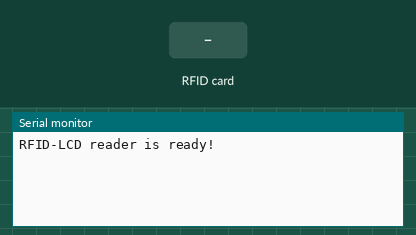
Recording of a sketch running on a simulated Arduino Uno, built with avr-gcc and run on an emulated ATmega328P. Shown: the last lines printed to the serial monitor. Inputs (shaded band) come from the test bench.

Above: at 1.2 s.
1.3 s: RFID card 10 77 4F A8 held to the reader
At 2.0 s:
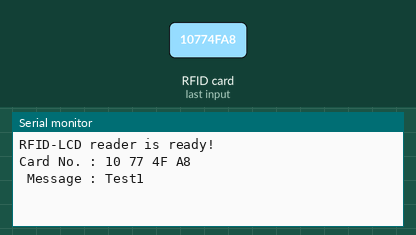
2.8 s: RFID card 46 DB 52 A3 held to the reader
At 5.5 s:
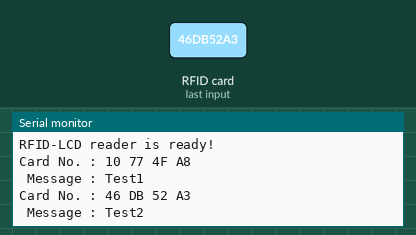
5.8 s: RFID card 5E 7A 19 C4 held to the reader
At 8.2 s:
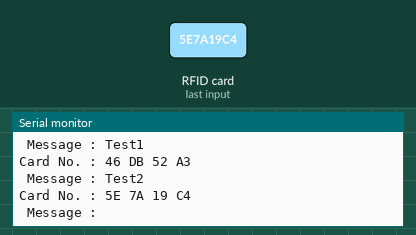

The sketch:

RFID_code2.ino
```cpp
//RFID     -3.3V-RST-GND-IRQ-MISO-MOSI-SCK-SDA ----RFID腳位接下方Arduino腳位
//接Arduino-3.3V-A0 -GND- 空-12  - 11 -13 -10  ----Arduino接腳
//////////////////////////////////////////////////////////////////////////

//RFID套件-start
#include <SPI.h>
#include <MFRC522.h>     // 引用程式庫
#define RST_PIN      9        // 讀卡機的重置腳位
#define SS_PIN       10        // 晶片選擇腳位
MFRC522 mfrc522(SS_PIN, RST_PIN);  // 建立MFRC522物件
//RFID套件-end


void setup() {
  Serial.begin(9600);  // 設定串列通訊速率
  Serial.println("RFID-LCD reader is ready!");
  //RFID載入-start
  SPI.begin();   // 設定  SPI bus
  mfrc522.PCD_Init();   // 初始化MFRC522讀卡機模組
  //RFID載入-end

}

void loop() {
  if ( ! mfrc522.PICC_IsNewCardPresent()) // 是否為新卡？
  {
    return;
  }

  if ( ! mfrc522.PICC_ReadCardSerial())   // 選擇一張卡
  {
    return;
  }
  //Show UID on serial monitor
  Serial.print("Card No. :");
  String content = "";
  byte letter;
  for (byte i = 0; i < mfrc522.uid.size; i++)
  {
    Serial.print(mfrc522.uid.uidByte[i] < 0x10 ? " 0" : " ");
    Serial.print(mfrc522.uid.uidByte[i], HEX);
    content.concat(String(mfrc522.uid.uidByte[i] < 0x10 ? " 0" : " "));
    content.concat(String(mfrc522.uid.uidByte[i], HEX));
  }
  Serial.println();
  Serial.print(" Message : ");
  content.toUpperCase();

   if (content.substring(1) == "10 77 4F A8")
   {

   Serial.println("Test1");
   }
   if  (content.substring(1) == "46 DB 52 A3")
   {
      Serial.println("Test2");
   }
     delay(3000);


} //main end
```

Measured:
- after the input at 1.3 s, the serial monitor: prints a new line at once (image 1)
- after the input at 2.8 s, the serial monitor: prints a new line after 1.5 s (image 2)
- after the input at 5.8 s, the serial monitor: prints a new line after 1.5 s (image 3)
